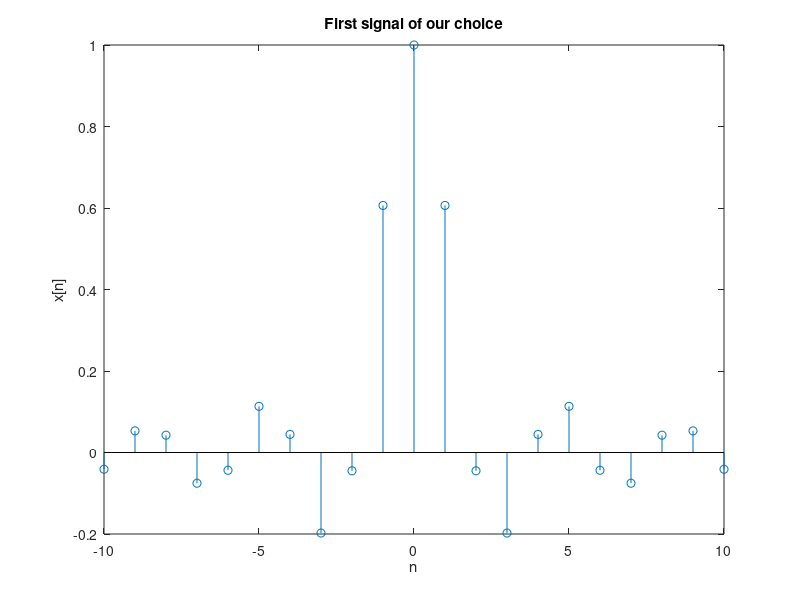
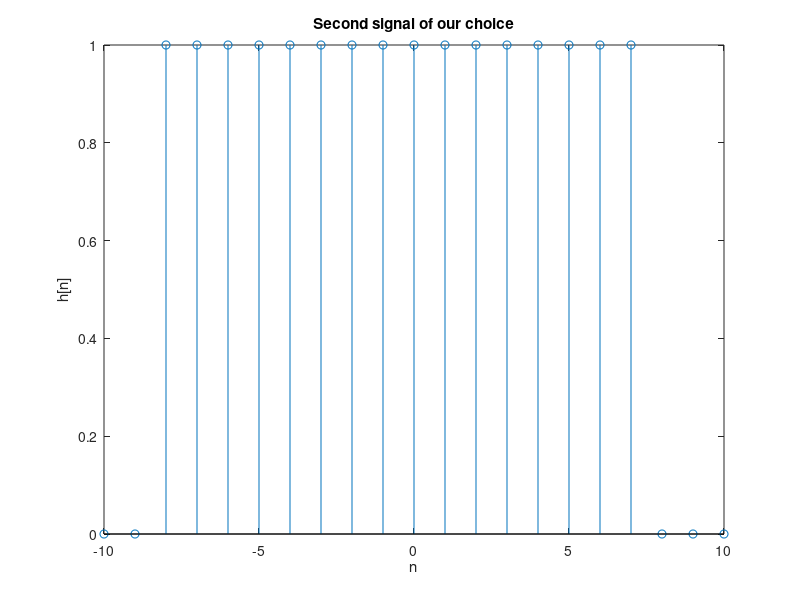
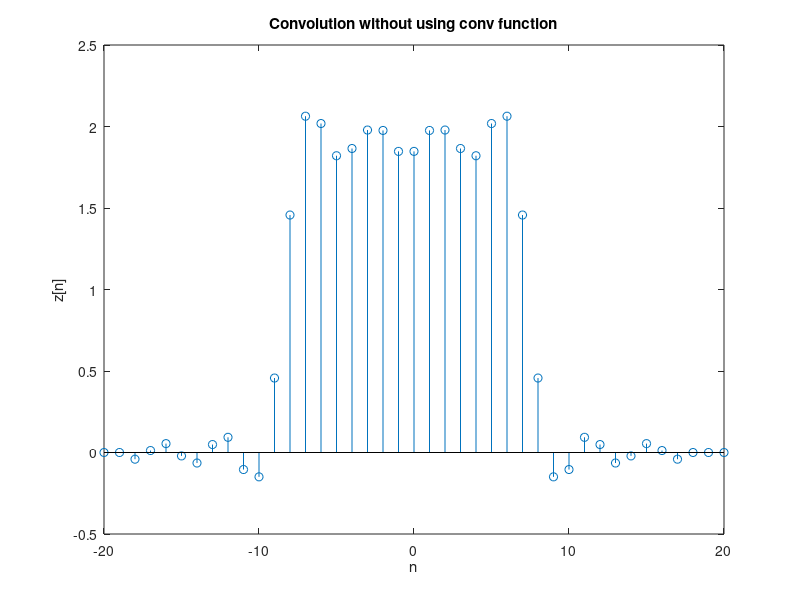
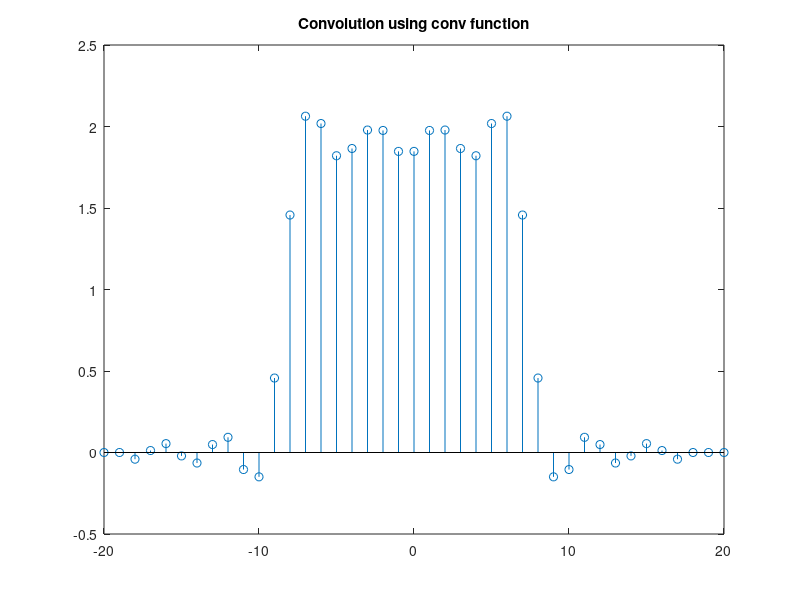

These figures' MATLAB source, in order:
%%%%%%%%%%%%%%%%%%%%%%%%%%%%%%%%%%%%%%%%%%%%%%%%%%%%%%%%%%%%%%%%%%%%%%%%%%%%%%%%

%%Askisi 1

%A

clear;
close all;
clc;


nx = -10:10;

x = sinc((pi/6)*nx);

figure
stem(nx,x)
title("First signal of our choice")
xlabel('n')
ylabel('x[n]')

nh = -10:10;

h = (nh>=-8)-(nh>=8);

figure
stem(nh,h)
title("Second signal of our choice")
xlabel('n')
ylabel('h[n]')

Lx = length(x);
Lh = length(h);
nconv = Lx + Lh -1;

Lconv = nx(1)+nh(1):nx(end)+nh(end);

z = zeros(1,nconv);

for i = 0:nconv
  for j = 0:nconv
    
    if((i-j+1)>0 && (i-j+1)<=Lh && (j+1)<=Lx)
      z(i+1) = z(i+1) + x(j+1).*h(i-j+1);
    end 
  end
end

figure
stem(Lconv,z)
title("Convolution without using conv function")
xlabel('n')
ylabel('z[n]')

z1 = conv(x,h);

figure
stem(Lconv,z1)
title("Convolution using conv function")


%B

clear;
close all;
clc;

n = -10:10;

x=n.*(n>=0);
h=exp(3.*n);

z = conv(x,h);

nconv = 2*n(1):2*n(end);

figure
stem(nconv,z)
title("Convolution of x[n] & h[n]")
xlabel('n')
ylabel('z[n]')


%Finding Fourier Transformaion
X = fft(x,length(nconv));
H = fft(h,length(nconv));

Z = X.*H;

z_test = ifft(Z);

figure
stem(nconv,z_test);
title("Convolution of x[n] & h[n] using multiplication of their FT ")
xlabel('n')
ylabel('z[n]')



%%%%%%%%%%%%%%%%%%%%%%%%%%%%%%%%%%%%%%%%%%%%%%%%%%%%%%%%%%%%%%%%%%%%%%%%%%%%%%%%


%%Askisi 2

clear;
close all;
clc;


DT = 0.0001;
t = 0:DT:0.5;

x = 5*cos(24*pi*t) - 2*sin(1.5*pi*t); %% f1max = 12 Hz

%a)
 
Ts1 = 1/48; 
t1 = 0:Ts1:0.5;

x1 = 5*cos(24*pi*t1) - 2*sin(1.5*pi*t1);

figure
plot(t,x)
hold on
stem(t1,x1)
title("Sampling at 48 Hz")  %% fs > 2*12 Hz -- Success
xlabel('n')
ylabel('x[n]')

%b)

Ts2 = 1/24; 
t2 = 0:Ts2:0.5;

x2 = 5*cos(24*pi*t2) - 2*sin(1.5*pi*t2);

figure
plot(t,x)
hold on
stem(t2,x2)
title("Sampling at 24 Hz")  %% fs = 2*12 Hz -- Success, Nyquist frequency
xlabel('n')
ylabel('x[n]')

%c)

Ts3 = 1/12; 
t3 = 0:Ts3:0.5;

x3 = 5*cos(24*pi*t3) - 2*sin(1.5*pi*t3);

figure
plot(t,x)
hold on
stem(t3,x3)
title("Sampling at 12 Hz")  %%fs < 2*12 -- Fail. Aliasing
xlabel('n')
ylabel('x[n]')

%The sampled signal is completely different from the one we need to get.

%Now we will set our own sampling frequency

Ts4 = 1/192; 
t4 = 0:Ts4:0.5;

x4 = 5*cos(24*pi*t4) - 2*sin(1.5*pi*t4);

figure
plot(t,x)
hold on
stem(t4,x4)
title("Sampling at 192 Hz")
xlabel('n')
ylabel('x[n]')

%As we sample in bigger frequencies the DT signal we get approaches the signal we sample from.

Ts5 = 1/52;       %Team 52
t5 = 0:Ts5:0.5;

x5 = 5*cos(24*pi*t5) - 2*sin(1.5*pi*t5);

figure
plot(t,x)
hold on
stem(t5,x5)
title("Sampling at 52 Hz")
xlabel('n')
ylabel('x[n]')


%%%%%%%%%%%%%%%%%%%%%%%%%%%%%%%%%%%%%%%%%%%%%%%%%%%%%%%%%%%%%%%%%%%%%%%%%%%%%%%%


%%Askisi 3

%a)

clear;
close all;
clc;


N = 128;

DT = 0.0001;
t = 0:DT:1;

xc = 10*cos(40*pi*t) - 4*sin(80*pi*t + 5);

Fs = 128;
Ts = 1/Fs;  %128 > 2*fmax = 2*40 Hz 

n = 0:N-1;

x = 10*cos(40*pi*n*Ts) - 4*sin(80*pi*n*Ts + 5);

figure
subplot(2,1,1)
plot(t,xc)
title("Continuous signal")
xlabel('t')
ylabel('x(t)')
subplot(2,1,2)
stem(n,x)
title("Sampling of our signal")
xlabel('n')
ylabel('x[n]')

F = (-Fs/2):(Fs/N):((Fs/2)-(Fs/N));

X = fftshift(abs(fft(x)));

figure
stem(F,X)
xlabel('F')
ylabel('|X|')


%b)

clear;
close all;
clc;

for f0 = 100:125:475
  Fs = 8000;
  Ts = 1/Fs;
  N = 128;
  n = 0:N-1;
  x = sin(2*pi*f0*n*Ts + 52);   %Team 52

  
  F = (-Fs/2):(Fs/N):((Fs/2)-(Fs/N));

  X = fftshift(abs(fft(x)));

  figure
  stem(F,X)
  xlabel('F') 
  ylabel('|X|') 
end  



clear;
close all;
clc;

for f0 = 7525:125:7900
  Fs = 8000;
  Ts = 1/Fs;
  N = 128;
  n = 0:N-1;
  x = sin(2*pi*f0*n*Ts + 52);   %Team 52
  
  
  F = (-Fs/2):(Fs/N):((Fs/2)-(Fs/N));

  X = fftshift(abs(fft(x)));

  figure
  stem(F,X)
  xlabel('F') 
  ylabel('|X|') 
end  
